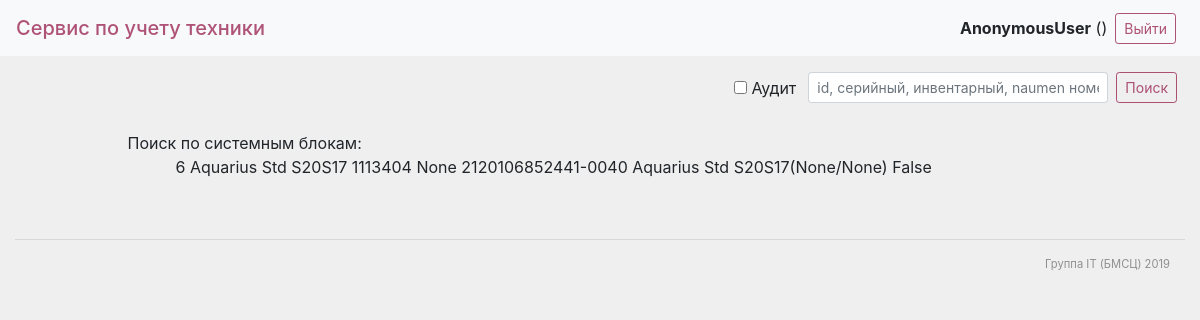
The app's page /app/search with its own data.
### app/models.py (models this page shows)
class Unit(models.Model):
    model = models.CharField(max_length=255, null=False, blank=False, verbose_name="Модель")
    memory = models.PositiveSmallIntegerField(default=0, null=True, blank=True, verbose_name="Память (Гб)")
    os = models.CharField(max_length=255, null=True, blank=True, verbose_name="Операционная система")
    id_naumen = models.CharField(max_length=255, null=True, blank=True, verbose_name="Номер в Naumen")
    id_invent = models.CharField(max_length=255, null=True, blank=True, verbose_name="Инвентарный номер")
    id_sn = models.CharField(max_length=255, default='', null=False, blank=False, unique=True, verbose_name="Серийный номер")
    arm = models.ForeignKey(ARM, on_delete=models.SET_NULL, null=True, blank=True, verbose_name="АРМ")
    retired = models.BooleanField(default=False, null=True, blank=True, verbose_name="Списан")
    class Meta:
        verbose_name = "Системный блок"
        verbose_name_plural = "Системные блоки"
    def __str__(self):
        return "{}".format(self.model)

class ARM(models.Model):
    unit_arm = models.ForeignKey("Unit", default='', on_delete=models.CASCADE, null=False, blank=False, related_name='unit_arm_id', verbose_name="Системный блок")
    monitor_arm = models.ForeignKey("Monitor", default='', on_delete=models.CASCADE, null=False, blank=False, related_name='monitor_arm_id', verbose_name="Монитор")
    printer_arm = models.ForeignKey("Printer", on_delete=models.SET_NULL, null=True, blank=True, related_name='printer_arm_id', verbose_name="Принтер")
    scanner_arm = models.ForeignKey("Scanner", on_delete=models.SET_NULL, null=True, blank=True, related_name='scanner_arm_id', verbose_name="Сканер")
    ibp_arm = models.ForeignKey("IBP", on_delete=models.SET_NULL, null=True, blank=True, related_name='ibp_arm_id', verbose_name="ИБП")
    scale_arm = models.ForeignKey("Scale", on_delete=models.SET_NULL, null=True, blank=True, related_name='scale_arm_id', verbose_name="Весы")
    phone_arm = models.ForeignKey("Phone", on_delete=models.SET_NULL, null=True, blank=True, related_name='phone_arm_id', verbose_name="Телефон")
    comp_name = models.CharField(max_length=100, null=True, blank=True, verbose_name="Имя компьютера")
    ip = models.CharField(max_length=100, null=True, blank=True, verbose_name="IP-адрес")
    comment = models.TextField(null=True, blank=True, verbose_name="Комментарий")
    class Meta:
        verbose_name = "АРМ"
        verbose_name_plural = "АРМы"
    def __str__(self):
        return "{0}({1}/{2})".format(self.unit_arm, self.comp_name, self.ip)

### app/views.py (the view)
# urls.py: path('search', Search.as_view(), name='search'),
class Search(View):
    def get(self, request):
        num = request.GET.get('search')
        arms_s = ARM.objects.filter(pk=num)
        units_s = Unit.objects.filter(Q(pk=num) | Q(id_naumen=num) | Q(id_invent=num) | Q(id_sn=num))
        monitors_s = Monitor.objects.filter(Q(pk=num) | Q(id_naumen=num) | Q(id_invent=num) | Q(id_sn=num))
        context = {'arms': arms_s, 'units': units_s, 'monitors': monitors_s}
        return render(request, 'search.html', context=context)

### templates/search.html (shortened to what this page needs)
{% extends "base.html" %}
{% block content %}
    <div class="container-fluid">
            <div class="row d-flex justify-content-center my-3">
                        <div class="col-10 my-1">
                            {% if units %}
                            <div>Поиск по системным блокам:</div>
                                {% for unit in units %}
                                    <div class="ml-5">
                                        {{ unit.pk }}
                                        {{ unit.model }}
                                        {{ unit.id_naumen }}
                                        {{ unit.id_invent }}
                                        {{ unit.id_sn }}
                                        {{ unit.arm }}
                                        {{ unit.retired }}
                                    </div>
                                {% endfor %}
                            {% endif%}
                        </div>
            </div>
    </div>
{% endblock %}

### app/static/css/main_style.css (style rules this page uses)
body { min-width:650px; background-color: rgba(100, 100, 100, .1); }
.row { margin:0; padding:0; }

### records on screen
Unit: pk "6", model "Aquarius Std S20S17", id_naumen "1113404", id_invent "None", id_sn "2120106852441-0040", arm "Aquarius Std S20S17(None/None)", retired "False"

### other values on screen
{{ user }} "AnonymousUser"
